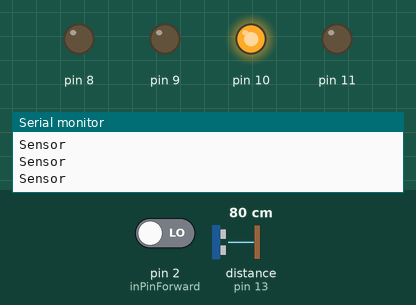
A sketch run on a simulated Arduino Uno, built with avr-gcc and run on an emulated ATmega328P. Parts: output pins drawn as LEDs (lit = HIGH), the last lines printed to the serial monitor. Wiring (inferred from the names in the program): ultrasonic range finder: trigger pin 13; echo pin 13. The test bench sets the inputs (shaded band); at power-on: distance to the obstacle (sensor on pin 13) 80 cm, pin 2 (inPinForward) LOW. The echo pulse lasts 58.3 µs per cm.

Above: at 1.2 s.
1.3 s: distance to the obstacle (sensor on pin 13) set to 13 cm
4.3 s: distance to the obstacle (sensor on pin 13) set to 10 cm
At 4.9 s:
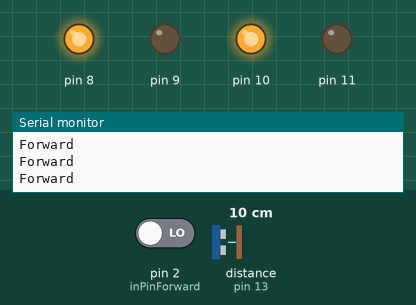
5.8 s: distance to the obstacle (sensor on pin 13) set to 299 cm
At 6.3 s:
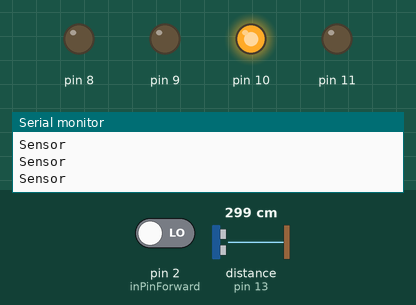
Timing chart, 0 to 8.8 s (numbered marks = the images above; inputs shaded):
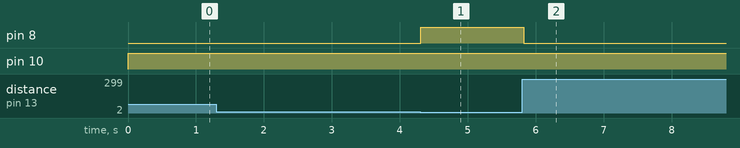

Measured:
- the behaviour switches between 12 and 11 cm on distance to the obstacle (sensor on pin 13) (found by bisection; images 0 and 1)
- after the input at 4.3 s, pin 8: LOW → HIGH at once
- after the input at 5.8 s, pin 8: HIGH → LOW at once

The sketch:

code.ino
```cpp
const int pingPin = 13;

int inPinForward = 2;
int inPinBackward = 3;
int inPinRight = 4;
int inPinLeft = 5;
// establish variables for duration of the ping, and the distance result
// in inches and centimeters:
long duration, inches, cm;


void setup()
{
  pinMode(8, OUTPUT);
  pinMode(9, OUTPUT);
  pinMode(10,OUTPUT);
  pinMode(11,OUTPUT);
  //PushButton
  pinMode(inPinForward, INPUT);
  pinMode(inPinBackward, INPUT);
  pinMode(inPinRight, INPUT);
  pinMode(inPinLeft, INPUT);
  Serial.begin(9600);
}

void Backward(){
  digitalWrite(9, HIGH);
  }

void Forward(){
  digitalWrite(8, HIGH);
  digitalWrite(10, HIGH);
  }

void Right(){
  digitalWrite(8, LOW);
  digitalWrite(10, HIGH);
  }

void Left(){
  digitalWrite(8, HIGH);
  digitalWrite(10, LOW);
  }

void Stop(){
  digitalWrite(8, LOW);
  digitalWrite(10, LOW);
  }
void loop()
{
  // establish variables for duration of the ping, and the distance result
  // in inches and centimeters:
  long duration, inches, cm;

  // The PING))) is triggered by a HIGH pulse of 2 or more microseconds.
  // Give a short LOW pulse beforehand to ensure a clean HIGH pulse:
  pinMode(pingPin, OUTPUT);
  digitalWrite(pingPin, LOW);
  delayMicroseconds(2);
  digitalWrite(pingPin, HIGH);
  delayMicroseconds(5);
  digitalWrite(pingPin, LOW);

  // The same pin is used to read the signal from the PING))): a HIGH pulse
  // whose duration is the time (in microseconds) from the sending of the ping
  // to the reception of its echo off of an object.
  pinMode(pingPin, INPUT);
  duration = pulseIn(pingPin, HIGH);

  // convert the time into a distance
  inches = microsecondsToInches(duration);
  cm = microsecondsToCentimeters(duration);

  /*Serial.print(inches);
  Serial.print("in, ");
  Serial.print(cm);
  Serial.print("cm");
  Serial.println();*/

  //delay(100);
  if(cm > 10){
    Right();
    Serial.println("Sensor");
    }
  else{
      if (digitalRead(inPinForward)==LOW){
        Forward();
        Serial.println("Forward");
      }
      else if (digitalRead(inPinBackward)==LOW){
        Backward();
        Serial.println("Backward");
      }
      else if (digitalRead(inPinRight)==LOW){
        Right();
        Serial.println("Right");
      }
      else if (digitalRead(inPinLeft)==LOW){
        Left();
        Serial.println("Left");
      }
      else{
      Stop();
      }
    }

}
long microsecondsToInches(long microseconds) {
  // According to Parallax's datasheet for the PING))), there are 73.746
  // microseconds per inch (i.e. sound travels at 1130 feet per second).
  // This gives the distance travelled by the ping, outbound and return,
  // so we divide by 2 to get the distance of the obstacle.
  // See: http://www.parallax.com/dl/docs/prod/acc/28015-PING-v1.3.pdf
  return microseconds / 74 / 2;
}

long microsecondsToCentimeters(long microseconds) {
  // The speed of sound is 340 m/s or 29 microseconds per centimeter.
  // The ping travels out and back, so to find the distance of the object we
  // take half of the distance travelled.
  return microseconds / 29 / 2;
}
```
